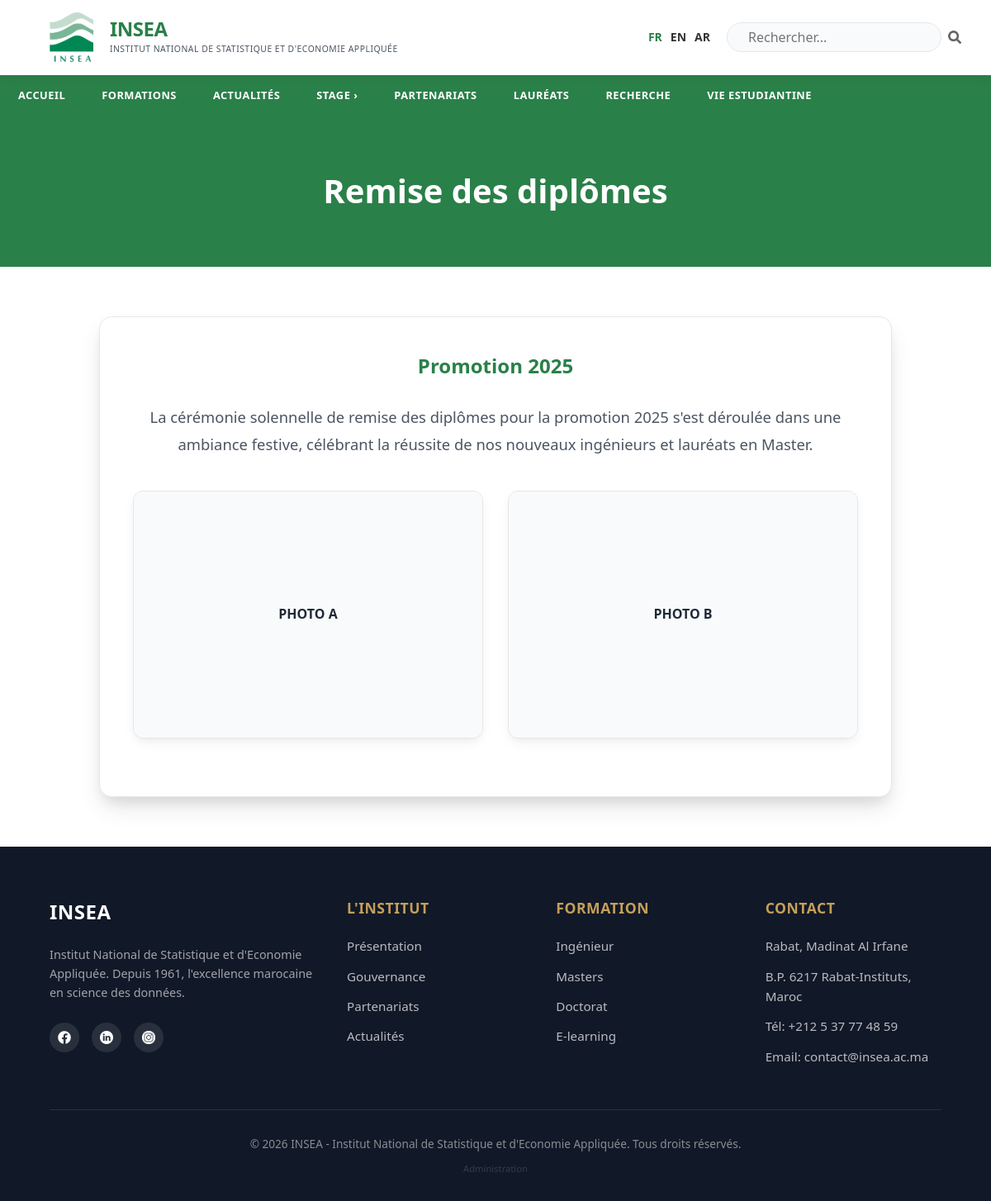
Screenshot of /components/PHP/remise_diplomes.php with the database file from the repository.
### tables this page shows
CREATE TABLE IF NOT EXISTS graduations_translations (
    id INT AUTO_INCREMENT PRIMARY KEY,
    graduation_id INT NOT NULL,
    language_id INT NOT NULL,
    content TEXT,
    FOREIGN KEY (graduation_id) REFERENCES graduations(id) ON DELETE CASCADE,
    FOREIGN KEY (language_id) REFERENCES languages(id) ON DELETE CASCADE
);

CREATE TABLE IF NOT EXISTS graduations (
    id INT AUTO_INCREMENT PRIMARY KEY,
    year INT NOT NULL UNIQUE,
    image_url_a VARCHAR(255),
    image_url_b VARCHAR(255),
    created_at TIMESTAMP DEFAULT CURRENT_TIMESTAMP
);

### components/PHP/lang_handler.php (called while the page is built, shortened)
<?php
$current_lang = isset($_SESSION['lang']) ? $_SESSION['lang'] : 'fr';
$translations = include __DIR__ . '/../languages/' . $current_lang . '.php';
function __($key) {
    global $translations;
    return isset($translations[$key]) ? $translations[$key] : $key;
}
?>

### components/PHP/remise_diplomes.php (the view)
<?php
include 'header.php';
$lang_id = get_language_id($pdo, get_lang_code());
$stmt = $pdo->prepare("
    SELECT g.*, gt.content
    FROM graduations g
    JOIN graduations_translations gt ON g.id = gt.graduation_id
    WHERE gt.language_id = ?
    ORDER BY g.year DESC
");
$stmt->execute([$lang_id]);
$graduations = $stmt->fetchAll();
?>
<main class="main-content">
    <section class="page-banner">
        <h1><?php echo __('nav_graduation'); ?></h1>
    </section>
    <?php if (empty($graduations)): ?>
        <section class="content-container">
            <p class="text-center" style="color: var(--gray-500);">Aucune cérémonie répertoriée pour le moment.</p>
        </section>
    <?php else: ?>
        <?php foreach ($graduations as $grad): ?>
            <section style="max-width: 1000px; margin: 60px auto; padding: 0 20px;">
                <div class="form-card text-center">
                    <h2 class="text-green" style="margin-bottom: 25px;">Promotion <?php echo $grad['year']; ?></h2>
                    <p style="font-size: 1.15rem; line-height: 1.8; color: var(--gray-600); margin-bottom: 40px;">
                        <?php echo nl2br(htmlspecialchars($grad['content'])); ?>
                    </p>
                    <div class="news-grid" style="grid-template-columns: repeat(2, 1fr); gap: 30px; padding: 0;">
                        <div class="gallery-item" style="height: 300px;">
                            <?php if ($grad['image_url_a']): ?>
                                <img src="<?php echo $assets_path . 'images/' . $grad['image_url_a']; ?>" alt="Graduation A" class="cover-img">
                            <?php else: ?>
                                <div style="height: 100%; display: flex; align-items: center; justify-content: center; background: var(--gray-50); color: var(--gray-400); font-weight: 800;">PHOTO A</div>
                            <?php endif; ?>
                        </div>
                        <div class="gallery-item" style="height: 300px;">
                            <?php if ($grad['image_url_b']): ?>
                                <img src="<?php echo $assets_path . 'images/' . $grad['image_url_b']; ?>" alt="Graduation B" class="cover-img">
                            <?php else: ?>
                                <div style="height: 100%; display: flex; align-items: center; justify-content: center; background: var(--gray-50); color: var(--gray-400); font-weight: 800;">PHOTO B</div>
                            <?php endif; ?>
                        </div>
                    </div>
                </div>
            </section>
        <?php endforeach; ?>
    <?php endif; ?>
</main>
<?php include 'footer.php'; ?>

### components/CSS/style.css (style rules this page uses)
:root { --insea-green: #2A8049; --insea-green-dark: #1E5C34; --insea-green-light: #E9F4ED; --insea-gold: #C5A059; --white: #ffffff; --gray-50: #f9fafb; --gray-100: #f3f4f6; --gray-200: #e5e7eb; --gray-600: #4b5563; --gray-800: #1f2937; --gray-900: #111827; --transition-fast: 0.2s ease; --transition-mid: 0.3s ease; --shadow: 0 6px 15px -3px rgba(0, 0, 0, 0.08), 0 4px 6px -4px rgba(0, 0, 0, 0.04); --shadow-lg: 0 15px 30px -5px rgba(0, 0, 0, 0.12), 0 10px 15px -5px rgba(0, 0, 0, 0.08); }
* { margin: 0; padding: 0; box-sizing: border-box; -webkit-font-smoothing: antialiased; }
body { font-family: 'Segoe UI', Roboto, Helvetica, Arial, sans-serif; line-height: 1.6; color: var(--gray-800); background-color: var(--white); overflow-x: hidden; }
.news-grid { max-width: 1200px; margin: 0 auto 30px; display: grid; grid-template-columns: repeat(3, 1fr); gap: 30px; padding: 0 20px; }
.gallery-item { background: var(--gray-200); border-radius: 8px; overflow: hidden; position: relative; cursor: pointer; box-shadow: var(--shadow); border: 1px solid var(--gray-200); }
.gallery-item::after { content: 'Aperçu'; position: absolute; top: 0; left: 0; width: 100%; height: 100%; background: rgba(42,128,73,0.8); color: var(--white); display: flex; align-items: center; justify-content: center; font-weight: 700; font-size: 1.1rem; text-transform: uppercase; opacity: 0; transition: 0.3s; letter-spacing: 1px; }
.page-banner { background: var(--insea-green); color: var(--white); padding: 60px 5%; text-align: center; }
.page-banner h1 { font-size: 2.5rem; font-weight: 800; }
.text-center { text-align: center; }
.form-card { background: var(--white); padding: 40px; border-radius: 15px; box-shadow: var(--shadow-lg); border: 1px solid var(--gray-200); }
.text-green { color: var(--insea-green) !important; }
.gallery-item { cursor: pointer; transition: all 0.4s cubic-bezier(0.165, 0.84, 0.44, 1); position: relative; overflow: hidden; border-radius: 12px; height: 200px; background: var(--gray-100); }

### rows the page displays
graduations_translations: graduation.year "2025", content "La cérémonie solennelle de remise des diplômes pour la promotion 2025 s'est déroulée dans une ambiance festive, célébrant la réussite de nos nouveaux ingénieurs et lauréats en Master."

### other values shown
__('logo_title') "INSEA"
__('logo_subtitle') "INSTITUT NATIONAL DE STATISTIQUE ET D'ECONOMIE APPLIQUÉE"
__('nav_home') "ACCUEIL"
__('nav_formations') "FORMATIONS"
__('nav_actualites') "ACTUALITÉS"
__('nav_stage') "STAGE"
__('nav_partenariats') "PARTENARIATS"
__('nav_laureats') "LAURÉATS"
__('nav_recherche') "RECHERCHE"
__('nav_vie_estudiantine') "VIE ESTUDIANTINE"
__('nav_graduation') "Remise des diplômes"
__('footer_about_text') "Institut National de Statistique et d'Economie Appliquée. Depuis 1961, l'excellence marocaine en science des données."
__('footer_institute') "L'INSTITUT"
__('presentation') "Présentation"
__('governance') "Gouvernance"
